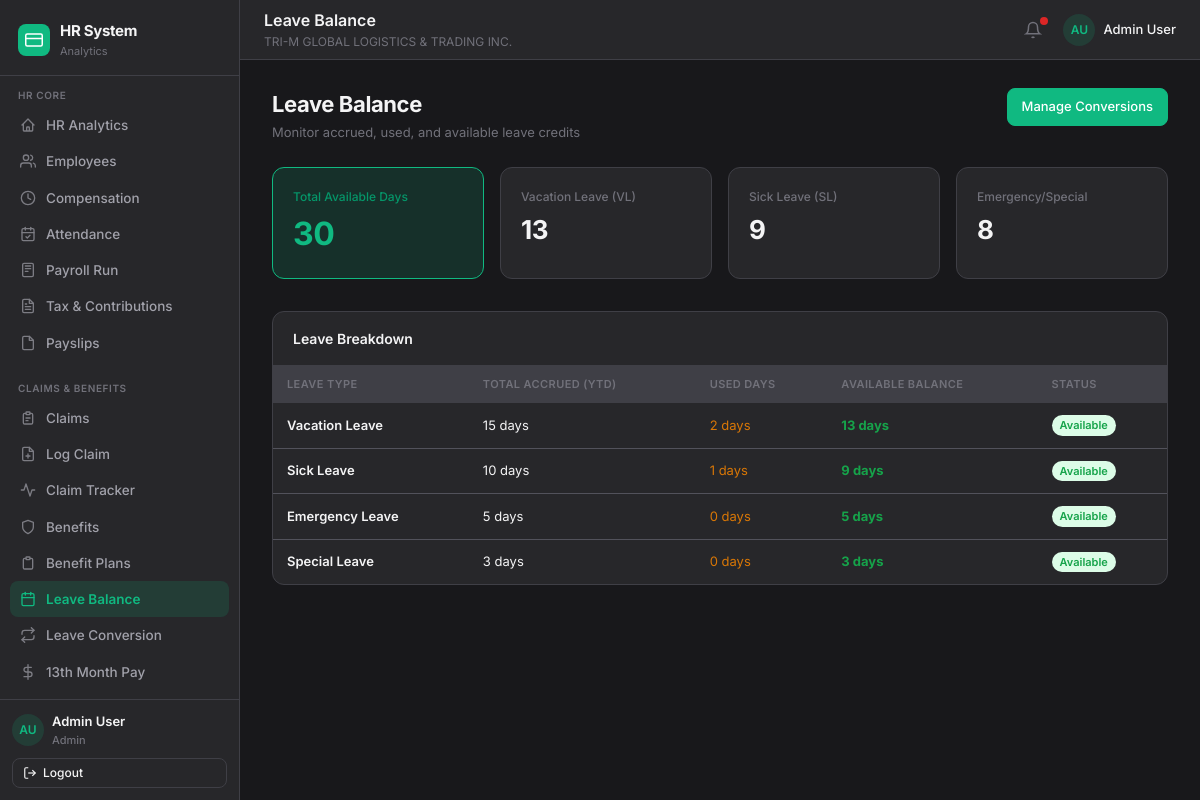
/pages/leave_balance.php (signed in), run on the app's committed database.
### tables this page shows
CREATE TABLE IF NOT EXISTS leave_balances (
  id          INT AUTO_INCREMENT PRIMARY KEY,
  employee_id VARCHAR(20)  DEFAULT NULL,
  leave_type  VARCHAR(50)  NOT NULL,
  accrued     INT          NOT NULL DEFAULT 0,
  used        INT          NOT NULL DEFAULT 0,
  balance     INT          NOT NULL DEFAULT 0,
  year        INT          NOT NULL DEFAULT 2026
);

### pages/leave_balance.php (the view, shortened to what this page needs)
<?php
$pdo = getDB();
$stmt = $pdo->prepare("SELECT * FROM leave_balances WHERE employee_id IS NULL");
$stmt->execute();
$balances = $stmt->fetchAll();
$totAccrued = 0; $totUsed = 0; $totAvail = 0;
$cards = [];
foreach($balances as $b) {
    $avail = $b['accrued'] - $b['used'];
    $totAvail += $avail;
    $cards[$b['leave_type']] = $avail;
}
include __DIR__ . '/../includes/header.php';
include __DIR__ . '/../includes/sidebar.php';
?>
<div class="app-main">
  <?php include __DIR__ . '/../includes/topbar.php'; ?>
  <div class="page-content">
    <div class="page-header">
      <div>
        <h1>Leave Balance</h1>
        <p>Monitor accrued, used, and available leave credits</p>
      </div>
      <a href="?page=leave_conversion" class="btn btn-primary">Manage Conversions</a>
    </div>
    <div class="stats-grid" style="margin-bottom:32px;">
      <div class="stat-card" style="background:var(--primary-light);border-color:var(--primary);">
        <div class="stat-label" style="color:var(--primary-dark)">Total Available Days</div>
        <div class="stat-value" style="color:var(--primary);font-size:32px;"><?= $totAvail ?></div>
      </div>
      <div class="stat-card">
        <div class="stat-label">Vacation Leave (VL)</div>
        <div class="stat-value text-main"><?= $cards['Vacation'] ?? 0 ?></div>
      </div>
      <div class="stat-card">
        <div class="stat-label">Sick Leave (SL)</div>
        <div class="stat-value text-main"><?= $cards['Sick'] ?? 0 ?></div>
      </div>
      <div class="stat-card">
        <div class="stat-label">Emergency/Special</div>
        <div class="stat-value text-main"><?= ($cards['Emergency'] ?? 0) + ($cards['Special'] ?? 0) ?></div>
      </div>
    </div>
    <div class="card">
        <div class="card-header"><h3>Leave Breakdown</h3></div>
        <div class="table-wrap">
            <table>
                <thead>
                    <tr>
                        <th>Leave Type</th>
                        <th>Total Accrued (YTD)</th>
                        <th>Used Days</th>
                        <th>Available Balance</th>
                        <th>Status</th>
                    </tr>
                </thead>
                <tbody>
                    <?php foreach($balances as $b):
                        $avail = $b['accrued'] - $b['used'];
                    ?>
                    <tr>
                        <td class="font-semibold text-main"><?= htmlspecialchars($b['leave_type']) ?> Leave</td>
                        <td><?= $b['accrued'] ?> days</td>
                        <td style="color:var(--warning)"><?= $b['used'] ?> days</td>
                        <td class="font-bold text-main" style="color:var(--success)"><?= $avail ?> days</td>
                        <td>
                            <?php if($avail > 0): ?>
                                <span class="badge badge-success">Available</span>
                            <?php else: ?>
                                <span class="badge badge-danger">Depleted</span>
                            <?php endif; ?>
                        </td>
                    </tr>
                    <?php endforeach; ?>
                </tbody>
            </table>
        </div>
    </div>
  </div>
</div>
<?php include __DIR__ . '/../includes/footer.php'; ?>

### assets/css/style.css (style rules this page uses)
:root { --primary: #10b981; --primary-light: rgba(16, 185, 129, 0.15); --primary-dark: #059669; --bg: #18181b; --surface: #27272a; --surface-alt: #3f3f46; --border: #3f3f46; --border-light: #52525b; --text: #a1a1aa; --text-main: #f4f4f5; --text-muted: #71717a; --text-inv: #18181b; --success: #16a34a; --success-bg: #dcfce7; --warning: #d97706; --warning-bg: #fef3c7; --danger: #dc2626; --danger-bg: #fee2e2; --info: #0284c7; --info-bg: #e0f2fe; --sidebar-w: 240px; --header-h: 60px; --radius: 8px; --radius-lg: 12px; --shadow-sm: 0 1px 3px rgba(0,0,0,.06), 0 1px 2px rgba(0,0,0,.04); --shadow: 0 4px 12px rgba(0,0,0,.08); --shadow-lg: 0 8px 24px rgba(0,0,0,.12); --transition: all .2s ease; --font: 'Inter', system-ui, sans-serif; font-family: var(--font); font-size: 14px; line-height: 1.5; color: var(--text); background: var(--bg); -webkit-font-smoothing: antialiased; }
*, *::before, *::after { box-sizing: border-box; margin: 0; padding: 0; }
body { min-height: 100vh; }
a { color: inherit; text-decoration: none; }
.app-main { flex: 1; display: flex; flex-direction: column; min-width: 0; margin-left: var(--sidebar-w); transition: margin-left .25s ease; }
.page-content { padding: 28px 32px; flex: 1; }
.page-header { display: flex; align-items: flex-start; justify-content: space-between; margin-bottom: 24px; gap: 16px; }
.page-header h1 { font-size: 22px; font-weight: 700; color: var(--text-main); letter-spacing: -.4px; }
.page-header p { font-size: 13px; color: var(--text-muted); margin-top: 2px; }
.stats-grid { display: grid; grid-template-columns: repeat(auto-fill, minmax(180px, 1fr)); gap: 16px; margin-bottom: 24px; }
.stat-card { background: var(--surface); border: 1px solid var(--border); border-radius: var(--radius-lg); padding: 20px; display: flex; flex-direction: column; gap: 4px; transition: var(--transition); }
.stat-label { font-size: 12px; color: var(--text-muted); font-weight: 500; }
.stat-value { font-size: 26px; font-weight: 700; color: var(--text-main); letter-spacing: -.5px; }
.card { background: var(--surface); border: 1px solid var(--border); border-radius: var(--radius-lg); overflow: hidden; }
.card-header { display: flex; align-items: center; justify-content: space-between; padding: 16px 20px; border-bottom: 1px solid var(--border); }
.card-header h2, .card-header h3 { font-size: 14px; font-weight: 600; color: var(--text-main); }
.table-wrap { overflow-x: auto; }
table { width: 100%; border-collapse: collapse; font-size: 13px; }
thead th { text-align: left; padding: 10px 14px; font-size: 11px; font-weight: 600; color: var(--text-muted); text-transform: uppercase; letter-spacing: .4px; border-bottom: 1px solid var(--border); background: var(--surface-alt); }
tbody tr { border-bottom: 1px solid var(--border-light); }
tbody tr:last-child { border-bottom: none; }
tbody td { padding: 12px 14px; color: var(--text-main); vertical-align: middle; }
.btn { display: inline-flex; align-items: center; gap: 6px; padding: 8px 14px; font-size: 13px; font-weight: 500; border-radius: var(--radius); border: 1px solid transparent; transition: var(--transition); cursor: pointer; white-space: nowrap; }
.btn-primary { background: var(--primary); color: #fff; border-color: var(--primary); }
.badge { display: inline-flex; align-items: center; padding: 2px 8px; font-size: 11px; font-weight: 600; border-radius: 20px; white-space: nowrap; }
.badge-success { background: var(--success-bg); color: var(--success); }
.text-main { color: var(--text-main); }
.font-bold { font-weight: 700; }
.font-semibold { font-weight: 600; }

### data on the page
leave_balances: leave_type "Vacation", accrued "15", used "2", avail "13", shows "Available"
leave_balances: leave_type "Sick", accrued "10", used "1", avail "9", shows "Available"
leave_balances: leave_type "Emergency", accrued "5", used "0", shows "Available"
leave_balances: leave_type "Special", accrued "3", used "0", shows "Available"

### other printed values
$section "HR CORE"
$item['label'] "HR Analytics"
$item['label'] "Employees"
$item['label'] "Compensation"
$item['label'] "Attendance"
$item['label'] "Payroll Run"
$item['label'] "Tax & Contributions"
$item['label'] "Payslips"
$section "CLAIMS & BENEFITS"
$item['label'] "Claims"
$item['label'] "Log Claim"
$item['label'] "Claim Tracker"
$item['label'] "Benefits"
$item['label'] "Benefit Plans"
$item['label'] "Leave Balance"
